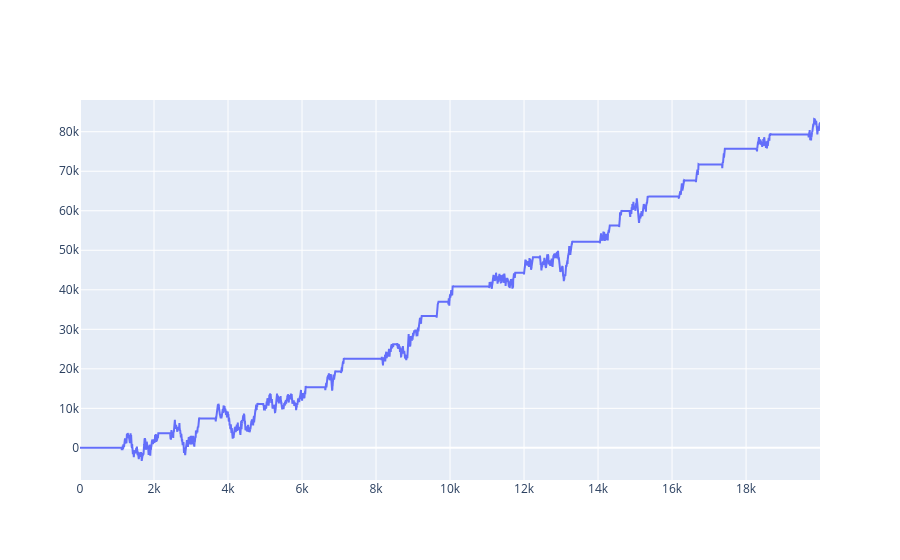

Notebook source saved alongside this figure:
### Code cell
opt.sort(key=lambda x: x['pnl'][0], reverse=True)
top_3_pnl = opt[:3]
pnl_graph = top_3_pnl[0]['pnl'][1]

fig = go.Figure()
fig.add_trace(go.Scatter(x=spread_market.index, y=pnl_graph, mode='lines', name='PnL'))
fig.show()

### Figure 1 — Plotly figure (JSON) as saved in the notebook; plotly's stock layout.template omitted (floating-point values rounded to 4 significant figures; data arrays with more than 128 entries replaced by an {"elided": "..."} marker saying what was removed)
{"data": [{"mode": "lines", "name": "PnL", "type": "scatter", "x": {"elided": "20000 int values"}, "y": {"elided": "19999 float values"}}], "layout": {}}
